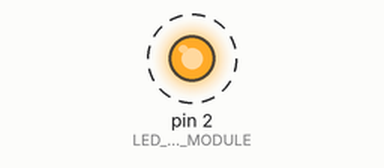
Recording of a sketch running on a simulated Arduino Uno, built with avr-gcc and run on an emulated ATmega328P. Parts: output pins drawn as LEDs (lit = HIGH). Dashed ring = blinking. What the sketch prints to the serial monitor is not drawn.

Above: at 3.5 s.
Timing chart, 0 to 7.6 s (numbered marks = the images above):
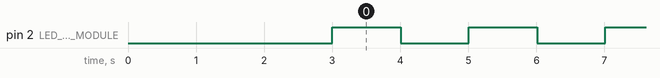

Measured:
- by itself, pin 2 (LED_ON_MODULE): alternates HIGH for 1.0 s and LOW for 1.0 s

The sketch:

L01p04.ino
```cpp
#include <Arduino.h>
#define LED_ON_MODULE 2
byte varCount;
//-----------------------------------------------
void taskToggle();
void taskCountUp();
void taskDummy();
//===============================================
void setup() {
    delay(3000);
    // H/W initialize
    pinMode(LED_ON_MODULE, OUTPUT);
    Serial.begin(115200);
    // Variables and state initialize
    varCount = 0;
    // End of setup
    Serial.println("\n\r\n\r#### End of setup ####");
}
void loop() {
    Serial.print("*** round ****: ");
    Serial.println(millis());
    taskToggle();
    taskCountUp();
    taskDummy();
    delay(1000);
}
//###############################################
void taskToggle() {
    Serial.println("Task: Blink");
    digitalWrite(LED_ON_MODULE, !digitalRead(LED_ON_MODULE));
}
void taskCountUp() {
    Serial.print("Task: Counting up = ");
    Serial.println(varCount);
    varCount++;
}
void taskDummy() {
    int ii, j;
    Serial.println("Task: Dummy long loop count");
    for(ii=0; ii<2800; ii++) {
        j = ii+1;
    }
}
```
